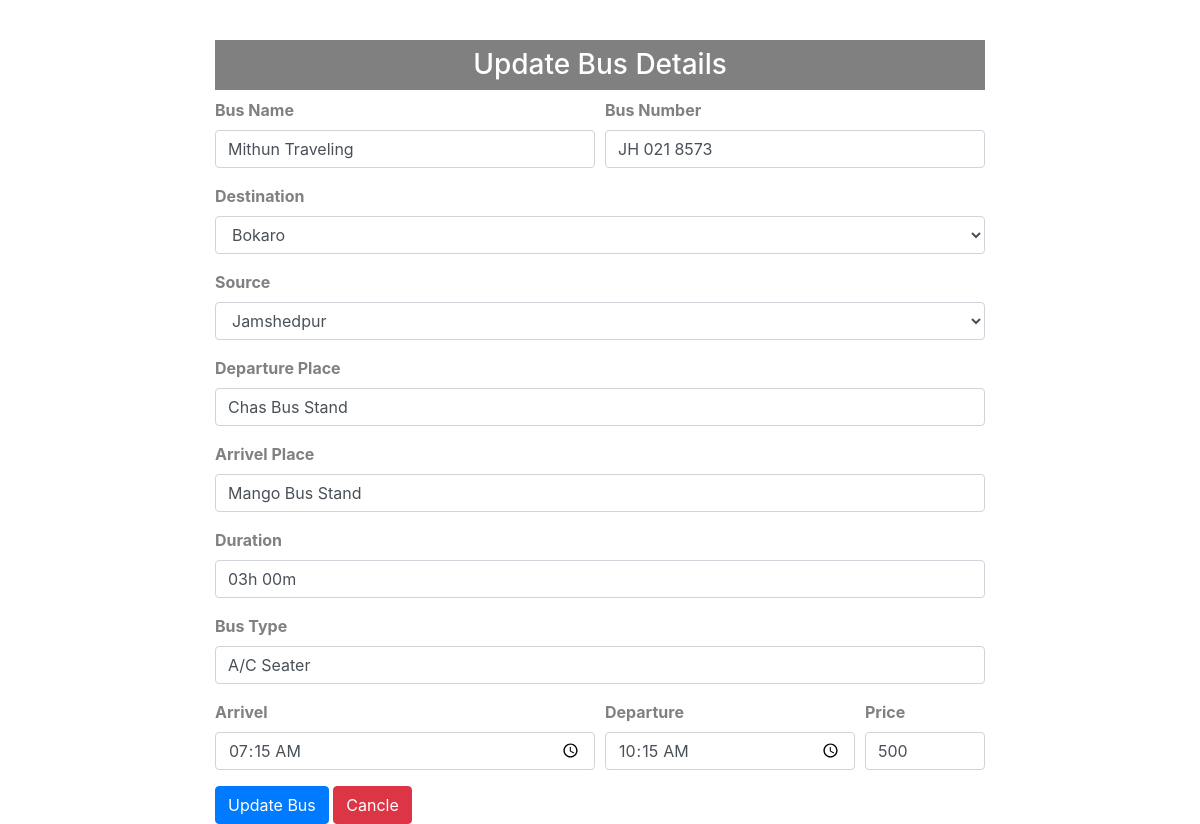
The page /bus_update.php?bus_id=1 on the database its author committed.
### tables this page shows
CREATE TABLE `ticket_price` (
  `s_no` int(11) NOT NULL,
  `destination` varchar(100) NOT NULL,
  `source` varchar(100) NOT NULL,
  `price` int(11) NOT NULL,
  `bus_name` varchar(100) NOT NULL,
  `bus_type` varchar(100) NOT NULL,
  `bus_no` varchar(100) NOT NULL,
  `departure` varchar(11) NOT NULL,
  `duration` varchar(20) NOT NULL,
  `arrival` varchar(11) NOT NULL,
  `departure_place` varchar(100) NOT NULL,
  `arrival_place` varchar(100) NOT NULL
);

### bus_update.php (the view, shortened to what this page needs)
<?php
	include('connection.php');
	$bus_id=$_GET['bus_id'];
	$display="SELECT * FROM ticket_price where s_no='$bus_id'";
	$query=mysqli_query($con,$display);
	$num=mysqli_num_rows($query);
	if ($num==1) {
		while ($row=mysqli_fetch_assoc($query)) {
			$destination=$row['destination'];
			$source=$row['source'];
			$price=$row['price'];
			$bus_name=$row['bus_name'];
			$bus_no=$row['bus_no'];
			$bus_type=$row['bus_type'];
			$departure=$row['departure'];
			$duration=$row['duration'];
			$arrival=$row['arrival'];
			$departure_place=$row['departure_place'];
			$arrival_place=$row['arrival_place'];
		}
	}
?>
<!DOCTYPE html>
<html>
<head>
     <link rel="stylesheet" href="https:stackpath.bootstrapcdn.com/bootstrap/4.5.2/css/bootstrap.min.css">
      <link rel="stylesheet" href="https:stackpath.bootstrapcdn.com/font-awesome/4.7.0/css/font-awesome.min.css">
       <link rel="stylesheet"href="adminstyle.css">
</head>
<body>
	<div class="container busregistration col-lg-8 m-auto" style="top: 40px;">
        <h3 class="p-2">Update Bus Details</h3>
          <form method="post">
        <div class="form-row">
          <div class="form-group col-md-6">
            <label for="inputEmail4">Bus Name</label>
            <input type="text" class="form-control" name="t1" id="bus_name" value="<?php echo $bus_name; ?>">
          </div>
          <div class="form-group col-md-6">
            <label for="inputPassword4">Bus Number</label>
            <input type="text" class="form-control" name="t2" id="bus_no" value="<?php echo $bus_no; ?>">
          </div>
        </div>
        <div class="form-group">
          <label for="inputAddress">Destination</label>
          <select  name="t3" id="destination" required="" class="form-control">
              <option value=""><?php echo $destination; ?></option>
          </select>
        </div>
        <div class="form-group">
          <label for="inputAddress2">Source</label>
          <select  name="t4" id="source" required="" class="form-control">
              <option value=""><?php echo $source; ?></option>
            </select>
        </div>
         <div class="form-group">
          <label for="inputAddress2">Departure Place</label>
          <input type="text" class="form-control" name="t5" id="departure_place" value="<?php echo $departure_place; ?>">
        </div>
         <div class="form-group">
          <label for="inputAddress2">Arrivel Place</label>
          <input type="text" class="form-control" name="t6" id="arrival_place" value="<?php echo $arrival_place; ?>">
        </div>
         <div class="form-group">
          <label for="inputAddress2">Duration</label>
          <input type="text" class="form-control" placeholder="00h 00m" name="t7" id="duration" value="<?php echo $duration; ?>">
        </div>
         <div class="form-group">
          <label for="inputAddress2">Bus Type</label>
          <input type="text" class="form-control" name="t8" id="bus_type" value="<?php echo $bus_type; ?>">
        </div>
        <div class="form-row">
          <div class="form-group col-md-6">
            <label for="inputCity">Arrivel</label>
            <input type="Time" class="form-control" name="t9" id="arrival" value="<?php echo $arrival; ?>">
          </div>
          <div class="form-group col-md-4">
            <label for="inputState">Departure</label>
           <input type="time" class="form-control" name="t10" id="departure" value="<?php echo $departure; ?>">
          </div>
          <div class="form-group col-md-2">
            <label for="inputZip">Price</label>
            <input type="text" class="form-control" name="t11" id="price" value="<?php echo $price; ?>">
          </div>
        </div>
        <button type="submit" class="btn btn-primary" id="Bus-submit" name="update_bus">Update Bus</button>
        <button type="button" class="btn btn-danger"><a href="bus_report.php" id="cancle">Cancle</a></button>
         </form>
      </div>
</body>
</html>

### adminstyle.css (style rules this page uses)
body { padding-bottom: 30px; position: relative; min-height: 100%; }
a { transition: background 0.2s, color 0.2s; }
h3 { color:white; background:grey; text-align: center; }
label { color:grey; font-weight: bold; }

### bus_update.php (style rules this page uses)
#cancle { color: #fff; }

### rows shown on the page
ticket_price: t1 "Mithun Traveling", t2 "JH 021 8573", t3 "Bokaro", t4 "Jamshedpur", t5 "Chas Bus Stand", t6 "Mango Bus Stand", t7 "03h 00m", t8 "A/C Seater", t9 "07:15", t10 "10:15", t11 "500"
